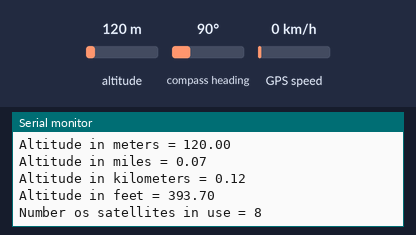
This sketch was run on a simulated ESP32. On the bench: the last lines printed to the serial monitor. The inputs (shaded band) are chosen by the test bench; at power-on: altitude 120 m, compass heading 90°, GPS speed 0 km/h. WiFi joins after 1.5 s; servers stay silent unless stated; storage starts empty; the GPS gets a fix after 3 s at 37.7749, -122.4194 with 8 satellites.

Above: at 3.7 s.
3.8 s: altitude set to 20 m
At 3.8 s:
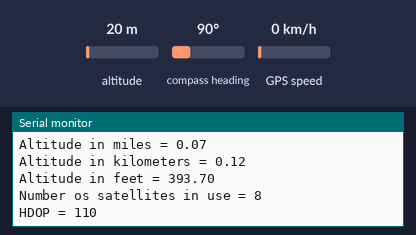
5.3 s: compass heading set to 7°
At 6.3 s:
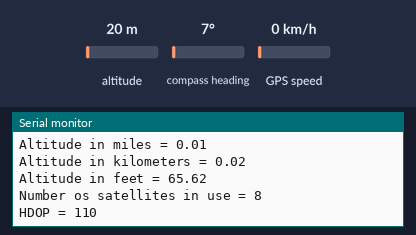
6.8 s: GPS speed set to 2 km/h
Timing chart, 0 to 9.8 s (numbered marks = the images above; inputs shaded):
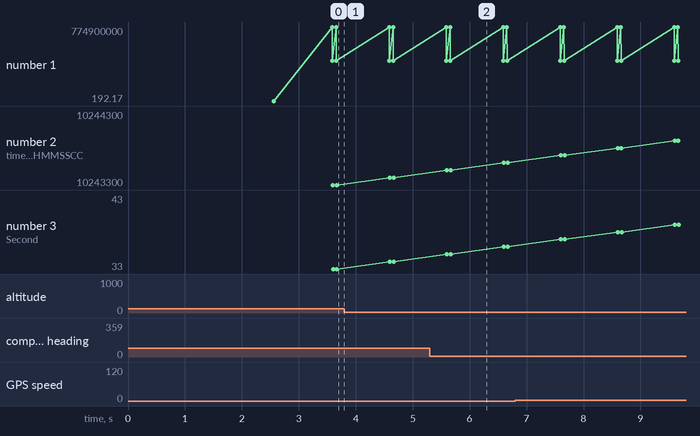

Measured:
- after the input at 5.3 s, the serial monitor: prints a new line after 0.31 s (image 2)

The sketch:

ESP32_GPS_Tracker.ino
```cpp
#include <TinyGPS++.h>
#include <SoftwareSerial.h>
#include <WiFi.h>
#include "FS.h"
#include "SD_MMC.h"

int showDebug = 1;

//WIFI CONFIGURATION
const char* ssid     = "XDA";
const char* password = "namaguee";

//GPS CONFIGURATION
static const uint32_t GPSBaud = 9600;
// The TinyGPS++ object
TinyGPSPlus gps;
SoftwareSerial ss(14, 15);      //USING SOFTWARE SERIAL
//#define ss Serial2            //USING HARDWARE SERIAL (PREFERRED IF POSSIBLE)

void listDir(fs::FS &fs, const char * dirname, uint8_t levels) {
  Serial.printf("Listing directory: %s\n", dirname);

  File root = fs.open(dirname);
  if (!root) {
    Serial.println("Failed to open directory");
    return;
  }
  if (!root.isDirectory()) {
    Serial.println("Not a directory");
    return;
  }

  File file = root.openNextFile();
  while (file) {
    if (file.isDirectory()) {
      Serial.print("  DIR : ");
      Serial.println(file.name());
      if (levels) {
        listDir(fs, file.name(), levels - 1);
      }
    } else {
      Serial.print("  FILE: ");
      Serial.print(file.name());
      Serial.print("  SIZE: ");
      Serial.println(file.size());
    }
    file = root.openNextFile();
  }
}

void createDir(fs::FS &fs, const char * path) {
  Serial.printf("Creating Dir: %s\n", path);
  if (fs.mkdir(path)) {
    Serial.println("Dir created");
  } else {
    Serial.println("mkdir failed");
  }
}

void removeDir(fs::FS &fs, const char * path) {
  Serial.printf("Removing Dir: %s\n", path);
  if (fs.rmdir(path)) {
    Serial.println("Dir removed");
  } else {
    Serial.println("rmdir failed");
  }
}

void readFile(fs::FS &fs, const char * path) {
  Serial.printf("Reading file: %s\n", path);

  File file = fs.open(path);
  if (!file) {
    Serial.println("Failed to open file for reading");
    return;
  }

  Serial.print("Read from file: ");
  while (file.available()) {
    Serial.write(file.read());
  }
}

void writeFile(fs::FS &fs, const char * path, const char * message) {
  Serial.printf("Writing file: %s\n", path);

  File file = fs.open(path, FILE_WRITE);
  if (!file) {
    Serial.println("Failed to open file for writing");
    return;
  }
  if (file.print(message)) {
    Serial.println("File written");
  } else {
    Serial.println("Write failed");
  }
}

void appendFile(fs::FS &fs, const char * path, const char * message) {
  Serial.printf("Appending to file: %s\n", path);

  File file = fs.open(path, FILE_APPEND);
  if (!file) {
    Serial.println("Failed to open file for appending");
    return;
  }
  if (file.print(message)) {
    Serial.println("Message appended");
  } else {
    Serial.println("Append failed");
  }
}

void renameFile(fs::FS &fs, const char * path1, const char * path2) {
  Serial.printf("Renaming file %s to %s\n", path1, path2);
  if (fs.rename(path1, path2)) {
    Serial.println("File renamed");
  } else {
    Serial.println("Rename failed");
  }
}

void deleteFile(fs::FS &fs, const char * path) {
  Serial.printf("Deleting file: %s\n", path);
  if (fs.remove(path)) {
    Serial.println("File deleted");
  } else {
    Serial.println("Delete failed");
  }
}

void testFileIO(fs::FS &fs, const char * path) {
  File file = fs.open(path);
  static uint8_t buf[512];
  size_t len = 0;
  uint32_t start = millis();
  uint32_t end = start;
  if (file) {
    len = file.size();
    size_t flen = len;
    start = millis();
    while (len) {
      size_t toRead = len;
      if (toRead > 512) {
        toRead = 512;
      }
      file.read(buf, toRead);
      len -= toRead;
    }
    end = millis() - start;
    Serial.printf("%u bytes read for %u ms\n", flen, end);
    file.close();
  } else {
    Serial.println("Failed to open file for reading");
  }


  file = fs.open(path, FILE_WRITE);
  if (!file) {
    Serial.println("Failed to open file for writing");
    return;
  }

  size_t i;
  start = millis();
  for (i = 0; i < 2048; i++) {
    file.write(buf, 512);
  }
  end = millis() - start;
  Serial.printf("%u bytes written for %u ms\n", 2048 * 512, end);
  file.close();
}

void setup() {
  Serial.begin(115200);
  delay(1000);

  Serial.print("Connecting to ");
  Serial.println(ssid);
  WiFi.begin(ssid, password);
  while (WiFi.status() != WL_CONNECTED) {
    delay(500);
    Serial.print(".");
  }


  if (!SD_MMC.begin()) {
    Serial.println("Card Mount Failed");
    return;
  }
  uint8_t cardType = SD_MMC.cardType();

  if (cardType == CARD_NONE) {
    Serial.println("No SD_MMC card attached");
    return;
  }

  Serial.print("SD_MMC Card Type: ");
  if (cardType == CARD_MMC) {
    Serial.println("MMC");
  } else if (cardType == CARD_SD) {
    Serial.println("SDSC");
  } else if (cardType == CARD_SDHC) {
    Serial.println("SDHC");
  } else {
    Serial.println("UNKNOWN");
  }

  uint64_t cardSize = SD_MMC.cardSize() / (1024 * 1024);
  Serial.printf("SD_MMC Card Size: %lluMB\n", cardSize);

  listDir(SD_MMC, "/", 0);
  createDir(SD_MMC, "/GPS_LOG");
  listDir(SD_MMC, "/", 2);
  writeFile(SD_MMC, "/GPS_LOG.txt", "GPS ");
  appendFile(SD_MMC, "/GPS_LOG.txt", "Start!\n");
  readFile(SD_MMC, "/GPS_LOG.txt");
  //    deleteFile(SD_MMC, "/foo.txt");
  //    renameFile(SD_MMC, "/hello.txt", "/foo.txt");
  //    readFile(SD_MMC, "/foo.txt");
  //    testFileIO(SD_MMC, "/test.txt");
  Serial.printf("Total space: %lluMB\n", SD_MMC.totalBytes() / (1024 * 1024));
  Serial.printf("Used space: %lluMB\n", SD_MMC.usedBytes() / (1024 * 1024));

  Serial.println("");
  Serial.println("WiFi connected");
  Serial.println("IP address: ");
  Serial.println(WiFi.localIP());

  Serial.println("Connecting to GPS Module");
  Serial.print("Baud Rate = ");
  Serial.println(GPSBaud);
  ss.begin(GPSBaud);
  //  changeFrequency();
  //  delay(100);
  //  ss.flush();
}

void loop() {
  WiFiClient client;
  GPSgetData();
  //  Serial.println(millis());
}

void GPSgetData() {
  // This sketch displays information every time a new sentence is correctly encoded.
  while (ss.available() > 0) {
    gps.encode(ss.read());
    if (gps.location.isUpdated()) {
      if (showDebug == 1) {
        String test = "test";
        char Buf[20];
        test.toCharArray(Buf, 20);
        writeFile(SD_MMC, "/GPS_LOG.txt", "GPS ");
        appendFile(SD_MMC, "/GPS_LOG.txt", Buf);
        // Latitude in degrees (double)
        Serial.print("Latitude= ");
        Serial.print(gps.location.lat(), 6);
        // Longitude in degrees (double)
        Serial.print(" Longitude= ");
        Serial.println(gps.location.lng(), 6);

        // Raw latitude in whole degrees
        Serial.print("Raw latitude = ");
        Serial.print(gps.location.rawLat().negative ? "-" : "+");
        Serial.println(gps.location.rawLat().deg);
        // ... and billionths (u16/u32)
        Serial.println(gps.location.rawLat().billionths);

        // Raw longitude in whole degrees
        Serial.print("Raw longitude = ");
        Serial.print(gps.location.rawLng().negative ? "-" : "+");
        Serial.println(gps.location.rawLng().deg);
        // ... and billionths (u16/u32)
        Serial.println(gps.location.rawLng().billionths);

        // Raw date in DDMMYY format (u32)
        Serial.print("Raw date DDMMYY = ");
        Serial.println(gps.date.value());

        // Year (2000+) (u16)
        Serial.print("Year = ");
        Serial.println(gps.date.year());
        // Month (1-12) (u8)
        Serial.print("Month = ");
        Serial.println(gps.date.month());
        // Day (1-31) (u8)
        Serial.print("Day = ");
        Serial.println(gps.date.day());

        // Raw time in HHMMSSCC format (u32)
        Serial.print("Raw time in HHMMSSCC = ");
        Serial.println(gps.time.value());

        // Hour (0-23) (u8)
        Serial.print("Hour = ");
        Serial.println(gps.time.hour());
        // Minute (0-59) (u8)
        Serial.print("Minute = ");
        Serial.println(gps.time.minute());
        // Second (0-59) (u8)
        Serial.print("Second = ");
        Serial.println(gps.time.second());
        // 100ths of a second (0-99) (u8)
        Serial.print("Centisecond = ");
        Serial.println(gps.time.centisecond());

        // Raw speed in 100ths of a knot (i32)
        Serial.print("Raw speed in 100ths/knot = ");
        Serial.println(gps.speed.value());
        // Speed in knots (double)
        Serial.print("Speed in knots/h = ");
        Serial.println(gps.speed.knots());
        // Speed in miles per hour (double)
        Serial.print("Speed in miles/h = ");
        Serial.println(gps.speed.mph());
        // Speed in meters per second (double)
        Serial.print("Speed in m/s = ");
        Serial.println(gps.speed.mps());
        // Speed in kilometers per hour (double)
        Serial.print("Speed in km/h = ");
        Serial.println(gps.speed.kmph());

        // Raw course in 100ths of a degree (i32)
        Serial.print("Raw course in degrees = ");
        Serial.println(gps.course.value());
        // Course in degrees (double)
        Serial.print("Course in degrees = ");
        Serial.println(gps.course.deg());

        // Raw altitude in centimeters (i32)
        Serial.print("Raw altitude in centimeters = ");
        Serial.println(gps.altitude.value());
        // Altitude in meters (double)
        Serial.print("Altitude in meters = ");
        Serial.println(gps.altitude.meters());
        // Altitude in miles (double)
        Serial.print("Altitude in miles = ");
        Serial.println(gps.altitude.miles());
        // Altitude in kilometers (double)
        Serial.print("Altitude in kilometers = ");
        Serial.println(gps.altitude.kilometers());
        // Altitude in feet (double)
        Serial.print("Altitude in feet = ");
        Serial.println(gps.altitude.feet());

        // Number of satellites in use (u32)
        Serial.print("Number os satellites in use = ");
        Serial.println(gps.satellites.value());

        // Horizontal Dim. of Precision (100ths-i32)
        Serial.print("HDOP = ");
        Serial.println(gps.hdop.value());
        Serial.println();
      }
    }
  }
}

void dataFormatting() {
  // Latitude in degrees (double)
//  Serial.print(gps.location.lat(), 6);
  // Longitude in degrees (double)
//  Serial.println(gps.location.lng(), 6);
}

void sendPacket(byte *packet, byte len) {
  for (byte i = 0; i < len; i++)
  {
    ss.write(packet[i]); // GPS is HardwareSerial
  }
}

void changeFrequency() {
  byte packet[] = {
    0xB5, //
    0x62, //
    0x06, //
    0x08, //
    0x06, // length
    0x00, //
    0x64, // measRate, hex 64 = dec 100 ms
    0x00, //
    0x01, // navRate, always =1
    0x00, //
    0x01, // timeRef, stick to GPS time (=1)
    0x00, //
    0x7A, // CK_A
    0x12, // CK_B
  };
  sendPacket(packet, sizeof(packet));
}
```
